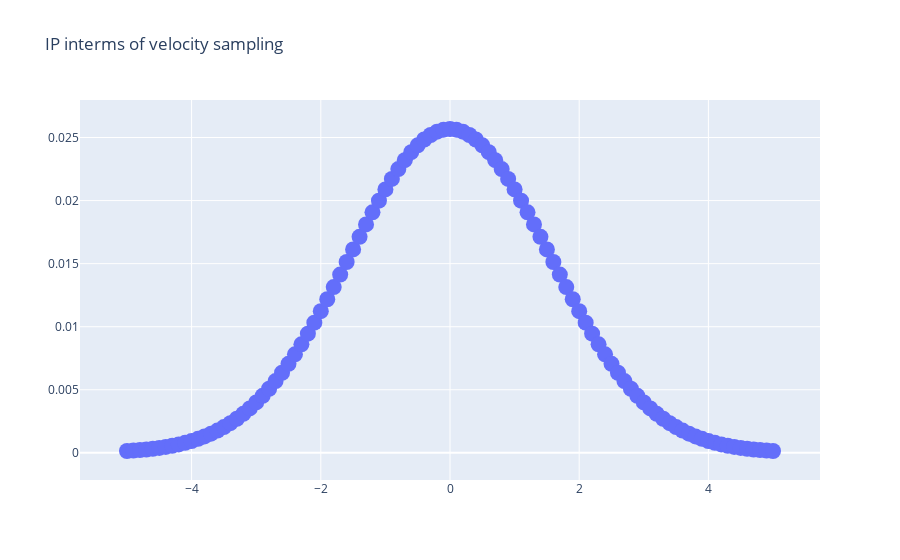

The code cell stored with this chart in its notebook:
### Code cell
trace=go.Scatter(x=S_mod.vk,
                y=S_mod.IP(S_mod.vk),
                mode='lines+markers',
                marker=dict(size=16))

data=[trace]

layout={'title':'IP interms of velocity sampling','xaxis':{'zeroline':False}}

iplot({'data':data,'layout':layout})
